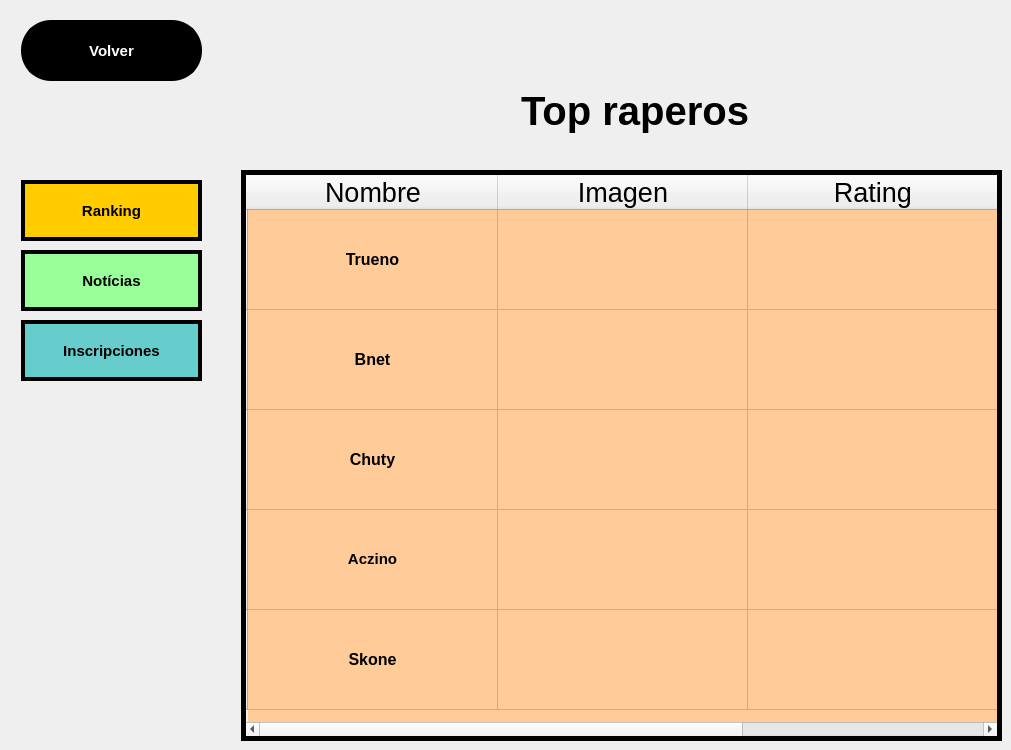
    <widget class="QWidget" name="page_4">
     <widget class="QLabel" name="label_37">
      <property name="geometry">
       <rect>
        <x>890</x>
        <y>350</y>
        <width>31</width>
        <height>21</height>
       </rect>
      </property>
      <property name="text">
       <string/>
      </property>
      <property name="pixmap">
       <pixmap>../star-300x300.png</pixmap>
      </property>
      <property name="scaledContents">
       <bool>true</bool>
      </property>
     </widget>
     <widget class="QLabel" name="label_38">
      <property name="geometry">
       <rect>
        <x>891</x>
        <y>650</y>
        <width>31</width>
        <height>21</height>
       </rect>
      </property>
      <property name="text">
       <string/>
      </property>
      <property name="pixmap">
       <pixmap>../star-300x300.png</pixmap>
      </property>
      <property name="scaledContents">
       <bool>true</bool>
      </property>
     </widget>
     <widget class="QLabel" name="label_39">
      <property name="geometry">
       <rect>
        <x>521</x>
        <y>80</y>
        <width>241</width>
        <height>61</height>
       </rect>
      </property>
      <property name="styleSheet">
       <string notr="true">#label_39 {
font-size:40px;
font-family: &quot;Comic Sans MS&quot;, cursive, sans-serif;
font-weight: 700;

}</string>
      </property>
      <property name="text">
       <string>Top raperos</string>
      </property>
     </widget>
     <widget class="QLabel" name="label_40">
      <property name="geometry">
       <rect>
        <x>812</x>
        <y>550</y>
        <width>31</width>
        <height>21</height>
       </rect>
      </property>
      <property name="text">
       <string/>
      </property>
      <property name="pixmap">
       <pixmap>../star-300x300.png</pixmap>
      </property>
      <property name="scaledContents">
       <bool>true</bool>
      </property>
     </widget>
     <widget class="QLabel" name="label_41">
      <property name="geometry">
       <rect>
        <x>850</x>
        <y>350</y>
        <width>31</width>
        <height>21</height>
       </rect>
      </property>
      <property name="text">
       <string/>
      </property>
      <property name="pixmap">
       <pixmap>../star-300x300.png</pixmap>
      </property>
      <property name="scaledContents">
       <bool>true</bool>
      </property>
     </widget>
     <widget class="QLabel" name="label_42">
      <property name="geometry">
       <rect>
        <x>851</x>
        <y>450</y>
        <width>31</width>
        <height>21</height>
       </rect>
      </property>
      <property name="text">
       <string/>
      </property>
      <property name="pixmap">
       <pixmap>../star-300x300.png</pixmap>
      </property>
      <property name="scaledContents">
       <bool>true</bool>
      </property>
     </widget>
     <widget class="QLabel" name="label_43">
      <property name="geometry">
       <rect>
        <x>772</x>
        <y>450</y>
        <width>31</width>
        <height>21</height>
       </rect>
      </property>
      <property name="text">
       <string/>
      </property>
      <property name="pixmap">
       <pixmap>../star-300x300.png</pixmap>
      </property>
      <property name="scaledContents">
       <bool>true</bool>
      </property>
     </widget>
     <widget class="QLabel" name="label_44">
      <property name="geometry">
       <rect>
        <x>772</x>
        <y>550</y>
        <width>31</width>
        <height>21</height>
       </rect>
      </property>
      <property name="text">
       <string/>
      </property>
      <property name="pixmap">
       <pixmap>../star-300x300.png</pixmap>
      </property>
      <property name="scaledContents">
       <bool>true</bool>
      </property>
     </widget>
     <widget class="QLabel" name="label_45">
      <property name="geometry">
       <rect>
        <x>891</x>
        <y>450</y>
        <width>31</width>
        <height>21</height>
       </rect>
      </property>
      <property name="text">
       <string/>
      </property>
      <property name="pixmap">
       <pixmap>../star-300x300.png</pixmap>
      </property>
      <property name="scaledContents">
       <bool>true</bool>
      </property>
     </widget>
     <widget class="QLabel" name="label_46">
      <property name="geometry">
       <rect>
        <x>932</x>
        <y>450</y>
        <width>31</width>
        <height>21</height>
       </rect>
      </property>
      <property name="text">
       <string/>
      </property>
      <property name="pixmap">
       <pixmap>../star-300x300.png</pixmap>
      </property>
      <property name="scaledContents">
       <bool>true</bool>
      </property>
     </widget>
     <widget class="QLabel" name="label_47">
      <property name="geometry">
       <rect>
        <x>851</x>
        <y>650</y>
        <width>31</width>
        <height>21</height>
       </rect>
      </property>
      <property name="text">
       <string/>
      </property>
      <property name="pixmap">
       <pixmap>../star-300x300.png</pixmap>
      </property>
      <property name="scaledContents">
       <bool>true</bool>
      </property>
     </widget>
     <widget class="QLabel" name="label_48">
      <property name="geometry">
       <rect>
        <x>932</x>
        <y>550</y>
        <width>31</width>
        <height>21</height>
       </rect>
      </property>
      <property name="text">
       <string/>
      </property>
      <property name="pixmap">
       <pixmap>../star-300x300.png</pixmap>
      </property>
      <property name="scaledContents">
       <bool>true</bool>
      </property>
     </widget>
     <widget class="QPushButton" name="pushButton_9">
      <property name="geometry">
       <rect>
        <x>21</x>
        <y>20</y>
        <width>181</width>
        <height>61</height>
       </rect>
      </property>
      <property name="styleSheet">
       <string notr="true">#pushButton_9 {
border-color: black;
border-width: 4px;
background-color: black;
border-style: solid;
 color: white;
font-family: &quot;Comic Sans MS&quot;, cursive, sans-serif;
font-weight: 700;
font-size: 15px;
border-radius: 30px;
}


</string>
      </property>
      <property name="text">
       <string>Volver</string>
      </property>
     </widget>
     <widget class="QLabel" name="label_49">
      <property name="geometry">
       <rect>
        <x>581</x>
        <y>320</y>
        <width>71</width>
        <height>91</height>
       </rect>
      </property>
      <property name="text">
       <string/>
      </property>
      <property name="pixmap">
       <pixmap>../Fulls/fotos/rapero1.png</pixmap>
      </property>
      <property name="scaledContents">
       <bool>true</bool>
      </property>
     </widget>
     <widget class="QLabel" name="label_50">
      <property name="geometry">
       <rect>
        <x>932</x>
        <y>650</y>
        <width>31</width>
        <height>21</height>
       </rect>
      </property>
      <property name="text">
       <string/>
      </property>
      <property name="pixmap">
       <pixmap>../star-300x300.png</pixmap>
      </property>
      <property name="scaledContents">
       <bool>true</bool>
      </property>
     </widget>
     <widget class="QTableWidget" name="tableWidget_2">
      <property name="geometry">
       <rect>
        <x>241</x>
        <y>170</y>
        <width>761</width>
        <height>571</height>
       </rect>
      </property>
      <property name="sizePolicy">
       <sizepolicy hsizetype="Expanding" vsizetype="Expanding">
        <horstretch>50</horstretch>
        <verstretch>100</verstretch>
       </sizepolicy>
      </property>
      <property name="maximumSize">
       <size>
        <width>16777215</width>
        <height>16777215</height>
       </size>
      </property>
      <property name="sizeIncrement">
       <size>
        <width>60</width>
        <height>0</height>
       </size>
      </property>
      <property name="baseSize">
       <size>
        <width>20</width>
        <height>30</height>
       </size>
      </property>
      <property name="styleSheet">
       <string notr="true">#tableWidget_2 {
background-color: #FFCC99;
border: 5px solid black;
}</string>
      </property>
      <property name="autoScroll">
       <bool>true</bool>
      </property>
      <property name="autoScrollMargin">
       <number>16</number>
      </property>
      <attribute name="horizontalHeaderDefaultSectionSize">
       <number>250</number>
      </attribute>
      <attribute name="verticalHeaderMinimumSectionSize">
       <number>16</number>
      </attribute>
      <attribute name="verticalHeaderDefaultSectionSize">
       <number>100</number>
      </attribute>
      <row>
       <property name="text">
        <string/>
       </property>
      </row>
      <row>
       <property name="text">
        <string/>
       </property>
      </row>
      <row>
       <property name="text">
        <string/>
       </property>
      </row>
      <row>
       <property name="text">
        <string/>
       </property>
      </row>
      <row>
       <property name="text">
        <string/>
       </property>
      </row>
      <column>
       <property name="text">
        <string>Nombre</string>
       </property>
       <property name="font">
        <font>
         <pointsize>20</pointsize>
        </font>
       </property>
       <property name="background">
        <color>
         <red>255</red>
         <green>204</green>
         <blue>153</blue>
        </color>
       </property>
      </column>
      <column>
       <property name="text">
        <string>Imagen</string>
       </property>
       <property name="font">
        <font>
         <pointsize>20</pointsize>
        </font>
       </property>
      </column>
      <column>
       <property name="text">
        <string>Rating</string>
       </property>
       <property name="font">
        <font>
         <pointsize>20</pointsize>
        </font>
       </property>
      </column>
      <item row="0" column="0">
       <property name="text">
        <string>Trueno</string>
       </property>
       <property name="font">
        <font>
         <pointsize>12</pointsize>
         <weight>75</weight>
         <bold>true</bold>
        </font>
       </property>
       <property name="textAlignment">
        <set>AlignCenter</set>
       </property>
       <property name="background">
        <brush brushstyle="NoBrush">
         <color alpha="255">
          <red>255</red>
          <green>204</green>
          <blue>153</blue>
         </color>
        </brush>
       </property>
      </item>
      <item row="0" column="1">
       <property name="text">
        <string/>
       </property>
       <property name="background">
        <brush brushstyle="SolidPattern">
         <color alpha="255">
          <red>255</red>
          <green>204</green>
          <blue>153</blue>
         </color>
        </brush>
       </property>
      </item>
      <item row="1" column="0">
       <property name="text">
        <string>Bnet</string>
       </property>
       <property name="font">
        <font>
         <pointsize>12</pointsize>
         <weight>75</weight>
         <bold>true</bold>
        </font>
       </property>
       <property name="textAlignment">
        <set>AlignCenter</set>
       </property>
       <property name="background">
        <brush brushstyle="NoBrush">
         <color alpha="255">
          <red>255</red>
          <green>204</green>
          <blue>153</blue>
         </color>
        </brush>
       </property>
      </item>
      <item row="2" column="0">
       <property name="text">
        <string>Chuty</string>
       </property>
       <property name="font">
        <font>
         <pointsize>12</pointsize>
         <weight>75</weight>
         <bold>true</bold>
        </font>
       </property>
       <property name="textAlignment">
        <set>AlignCenter</set>
       </property>
      </item>
      <item row="3" column="0">
       <property name="text">
        <string>Aczino</string>
       </property>
       <property name="font">
        <font>
         <pointsize>11</pointsize>
         <weight>75</weight>
         <bold>true</bold>
        </font>
       </property>
       <property name="textAlignment">
        <set>AlignCenter</set>
       </property>
      </item>
      <item row="4" column="0">
       <property name="text">
        <string>Skone</string>
       </property>
       <property name="font">
        <font>
         <pointsize>12</pointsize>
         <weight>75</weight>
         <bold>true</bold>
        </font>
       </property>
       <property name="textAlignment">
        <set>AlignCenter</set>
       </property>
      </item>
     </widget>
     <widget class="QLabel" name="label_51">
      <property name="geometry">
       <rect>
        <x>891</x>
        <y>250</y>
        <width>31</width>
        <height>21</height>
       </rect>
      </property>
      <property name="text">
       <string/>
      </property>
      <property name="pixmap">
       <pixmap>../star-300x300.png</pixmap>
      </property>
      <property name="scaledContents">
       <bool>true</bool>
      </property>
     </widget>
     <widget class="QLabel" name="label_52">
      <property name="geometry">
       <rect>
        <x>581</x>
        <y>520</y>
        <width>81</width>
        <height>91</height>
       </rect>
      </property>
      <property name="text">
       <string/>
      </property>
      <property name="pixmap">
       <pixmap>../Fulls/fotos/rapero3.png</pixmap>
      </property>
      <property name="scaledContents">
       <bool>true</bool>
      </property>
     </widget>
     <widget class="QLabel" name="label_53">
      <property name="geometry">
       <rect>
        <x>581</x>
        <y>220</y>
        <width>61</width>
        <height>91</height>
       </rect>
      </property>
      <property name="text">
       <string/>
      </property>
      <property name="pixmap">
       <pixmap>../Fulls/fotos/rapero5.png</pixmap>
      </property>
      <property name="scaledContents">
       <bool>true</bool>
      </property>
     </widget>
     <widget class="QLabel" name="label_54">
      <property name="geometry">
       <rect>
        <x>932</x>
        <y>250</y>
        <width>31</width>
        <height>21</height>
       </rect>
      </property>
      <property name="text">
       <string/>
      </property>
      <property name="pixmap">
       <pixmap>../star-300x300.png</pixmap>
      </property>
      <property name="scaledContents">
       <bool>true</bool>
      </property>
     </widget>
     <widget class="QLabel" name="label_55">
      <property name="geometry">
       <rect>
        <x>891</x>
        <y>550</y>
        <width>31</width>
        <height>21</height>
       </rect>
      </property>
      <property name="text">
       <string/>
      </property>
      <property name="pixmap">
       <pixmap>../star-300x300.png</pixmap>
      </property>
      <property name="scaledContents">
       <bool>true</bool>
      </property>
     </widget>
     <widget class="QLabel" name="label_56">
      <property name="geometry">
       <rect>
        <x>851</x>
        <y>550</y>
        <width>31</width>
        <height>21</height>
       </rect>
      </property>
      <property name="text">
       <string/>
      </property>
      <property name="pixmap">
       <pixmap>../star-300x300.png</pixmap>
      </property>
      <property name="scaledContents">
       <bool>true</bool>
      </property>
     </widget>
     <widget class="QLabel" name="label_57">
      <property name="geometry">
       <rect>
        <x>811</x>
        <y>350</y>
        <width>31</width>
        <height>21</height>
       </rect>
      </property>
      <property name="text">
       <string/>
      </property>
      <property name="pixmap">
       <pixmap>../star-300x300.png</pixmap>
      </property>
      <property name="scaledContents">
       <bool>true</bool>
      </property>
     </widget>
     <widget class="QPushButton" name="pushButton_10">
      <property name="geometry">
       <rect>
        <x>21</x>
        <y>320</y>
        <width>181</width>
        <height>61</height>
       </rect>
      </property>
      <property name="styleSheet">
       <string notr="true">#pushButton_10 {
border-color: black;
border-width: 4px;
background-color: #66CCCC;
border-style: solid;
font-family: &quot;Comic Sans MS&quot;, cursive, sans-serif;
font-weight: 700;
font-size: 15px;
}
</string>
      </property>
      <property name="text">
       <string>Inscripciones</string>
      </property>
     </widget>
     <widget class="QLabel" name="label_58">
      <property name="geometry">
       <rect>
        <x>812</x>
        <y>450</y>
        <width>31</width>
        <height>21</height>
       </rect>
      </property>
      <property name="text">
       <string/>
      </property>
      <property name="pixmap">
       <pixmap>../star-300x300.png</pixmap>
      </property>
      <property name="scaledContents">
       <bool>true</bool>
      </property>
     </widget>
     <widget class="QPushButton" name="pushButton_11">
      <property name="geometry">
       <rect>
        <x>21</x>
        <y>250</y>
        <width>181</width>
        <height>61</height>
       </rect>
      </property>
      <property name="styleSheet">
       <string notr="true">#pushButton_11 {
border-color: black;
border-width: 4px;
background-color: #99FF99;
border-style: solid;
font-family: &quot;Comic Sans MS&quot;, cursive, sans-serif;
font-weight: 700;
font-size: 15px;
}</string>
      </property>
      <property name="text">
       <string>Notícias</string>
      </property>
     </widget>
     <widget class="QLabel" name="label_59">
      <property name="geometry">
       <rect>
        <x>772</x>
        <y>650</y>
        <width>31</width>
        <height>21</height>
       </rect>
      </property>
      <property name="text">
       <string/>
      </property>
      <property name="pixmap">
       <pixmap>../star-300x300.png</pixmap>
      </property>
      <property name="scaledContents">
       <bool>true</bool>
      </property>
     </widget>
     <widget class="QLabel" name="label_60">
      <property name="geometry">
       <rect>
        <x>812</x>
        <y>250</y>
        <width>31</width>
        <height>21</height>
       </rect>
      </property>
      <property name="text">
       <string/>
      </property>
      <property name="pixmap">
       <pixmap>../star-300x300.png</pixmap>
      </property>
      <property name="scaledContents">
       <bool>true</bool>
      </property>
     </widget>
     <widget class="QPushButton" name="pushButton_12">
      <property name="geometry">
       <rect>
        <x>21</x>
        <y>180</y>
        <width>181</width>
        <height>61</height>
       </rect>
      </property>
      <property name="styleSheet">
       <string notr="true">#pushButton_12 {
border-color: black;
border-width: 4px;
background-color: #FFCC00;
border-style: solid;
font-family: &quot;Comic Sans MS&quot;, cursive, sans-serif;
font-weight: 700;
font-size: 15px;
}</string>
      </property>
      <property name="text">
       <string>Ranking</string>
      </property>
     </widget>
     <widget class="QLabel" name="label_61">
      <property name="geometry">
       <rect>
        <x>581</x>
        <y>420</y>
        <width>91</width>
        <height>91</height>
       </rect>
      </property>
      <property name="text">
       <string/>
      </property>
      <property name="pixmap">
       <pixmap>../Fulls/fotos/rapero2.png</pixmap>
      </property>
      <property name="scaledContents">
       <bool>true</bool>
      </property>
      <property name="wordWrap">
       <bool>false</bool>
      </property>
     </widget>
     <widget class="QLabel" name="label_62">
      <property name="geometry">
       <rect>
        <x>772</x>
        <y>350</y>
        <width>31</width>
        <height>21</height>
       </rect>
      </property>
      <property name="text">
       <string/>
      </property>
      <property name="pixmap">
       <pixmap>../star-300x300.png</pixmap>
      </property>
      <property name="scaledContents">
       <bool>true</bool>
      </property>
     </widget>
     <widget class="QLabel" name="label_63">
      <property name="geometry">
       <rect>
        <x>851</x>
        <y>250</y>
        <width>31</width>
        <height>21</height>
       </rect>
      </property>
      <property name="text">
       <string/>
      </property>
      <property name="pixmap">
       <pixmap>../star-300x300.png</pixmap>
      </property>
      <property name="scaledContents">
       <bool>true</bool>
      </property>
     </widget>
     <widget class="QLabel" name="label_64">
      <property name="geometry">
       <rect>
        <x>931</x>
        <y>350</y>
        <width>31</width>
        <height>21</height>
       </rect>
      </property>
      <property name="text">
       <string/>
      </property>
      <property name="pixmap">
       <pixmap>../star-300x300.png</pixmap>
      </property>
      <property name="scaledContents">
       <bool>true</bool>
      </property>
     </widget>
     <widget class="QLabel" name="label_65">
      <property name="geometry">
       <rect>
        <x>591</x>
        <y>620</y>
        <width>81</width>
        <height>91</height>
       </rect>
      </property>
      <property name="text">
       <string/>
      </property>
      <property name="pixmap">
       <pixmap>../Fulls/fotos/rapero4.png</pixmap>
      </property>
      <property name="scaledContents">
       <bool>true</bool>
      </property>
     </widget>
     <widget class="QLabel" name="label_66">
      <property name="geometry">
       <rect>
        <x>772</x>
        <y>250</y>
        <width>31</width>
        <height>21</height>
       </rect>
      </property>
      <property name="text">
       <string/>
      </property>
      <property name="pixmap">
       <pixmap>../star-300x300.png</pixmap>
      </property>
      <property name="scaledContents">
       <bool>true</bool>
      </property>
     </widget>
     <widget class="QLabel" name="label_67">
      <property name="geometry">
       <rect>
        <x>812</x>
        <y>650</y>
        <width>31</width>
        <height>21</height>
       </rect>
      </property>
      <property name="text">
       <string/>
      </property>
      <property name="pixmap">
       <pixmap>../star-300x300.png</pixmap>
      </property>
      <property name="scaledContents">
       <bool>true</bool>
      </property>
     </widget>
     <zorder>label_39</zorder>
     <zorder>pushButton_9</zorder>
     <zorder>tableWidget_2</zorder>
     <zorder>label_51</zorder>
     <zorder>label_52</zorder>
     <zorder>label_53</zorder>
     <zorder>pushButton_10</zorder>
     <zorder>pushButton_11</zorder>
     <zorder>pushButton_12</zorder>
     <zorder>label_61</zorder>
     <zorder>label_62</zorder>
     <zorder>label_63</zorder>
     <zorder>label_64</zorder>
     <zorder>label_65</zorder>
     <zorder>label_66</zorder>
     <zorder>label_67</zorder>
     <zorder>label_49</zorder>
     <zorder>label_54</zorder>
     <zorder>label_55</zorder>
     <zorder>label_56</zorder>
     <zorder>label_58</zorder>
     <zorder>label_59</zorder>
     <zorder>label_60</zorder>
     <zorder>label_57</zorder>
     <zorder>label_50</zorder>
     <zorder>label_48</zorder>
     <zorder>label_47</zorder>
     <zorder>label_46</zorder>
     <zorder>label_45</zorder>
     <zorder>label_44</zorder>
     <zorder>label_43</zorder>
     <zorder>label_42</zorder>
     <zorder>label_41</zorder>
     <zorder>label_40</zorder>
     <zorder>label_37</zorder>
     <zorder>label_38</zorder>
    </widget>
